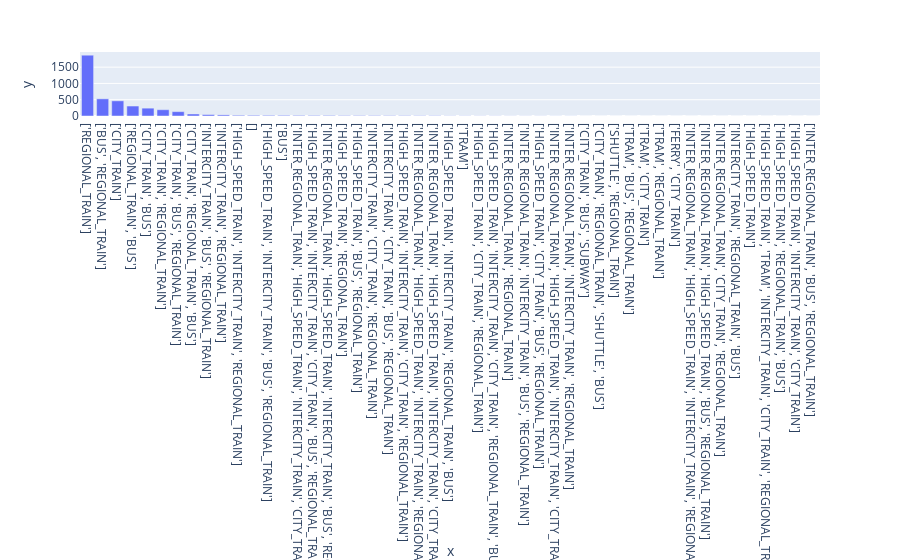

Here is the notebook cell this chart was saved with:
### Code cell
df_group = df.groupby('availableTransports').count().sort_values(by='id', ascending=False)
px.bar(x = df_group.index, y = df_group['id'])

### Figure 1 — Plotly figure (JSON) as saved in the notebook; plotly's stock layout.template omitted (floating-point values rounded to 4 significant figures)
{"data": [{"alignmentgroup": "True", "hovertemplate": "x=%{x}<br>y=%{y}<extra></extra>", "legendgroup": "", "marker": {"color": "#636efa", "pattern": {"shape": ""}}, "name": "", "offsetgroup": "", "orientation": "v", "showlegend": false, "textposition": "auto", "type": "bar", "x": ["['REGIONAL_TRAIN']", "['BUS', 'REGIONAL_TRAIN']", "['CITY_TRAIN']", "['REGIONAL_TRAIN', 'BUS']", "['CITY_TRAIN', 'BUS']", "['CITY_TRAIN', 'REGIONAL_TRAIN']", "['CITY_TRAIN', 'BUS', 'REGIONAL_TRAIN']", "['CITY_TRAIN', 'REGIONAL_TRAIN', 'BUS']", "['INTERCITY_TRAIN', 'BUS', 'REGIONAL_TRAIN']", "['INTERCITY_TRAIN', 'REGIONAL_TRAIN']", "['HIGH_SPEED_TRAIN', 'INTERCITY_TRAIN', 'REGIONAL_TRAIN']", "[]", "['HIGH_SPEED_TRAIN', 'INTERCITY_TRAIN', 'BUS', 'REGIONAL_TRAIN']", "['BUS']", "['INTER_REGIONAL_TRAIN', 'HIGH_SPEED_TRAIN', 'INTERCITY_TRAIN', 'CITY_TRAIN', 'BUS', 'REGIONAL_TRAIN']", "['HIGH_SPEED_TRAIN', 'INTERCITY_TRAIN', 'CITY_TRAIN', 'BUS', 'REGIONAL_TRAIN']", "['INTER_REGIONAL_TRAIN', 'HIGH_SPEED_TRAIN', 'INTERCITY_TRAIN', 'BUS', 'REGIONAL_TRAIN']", "['HIGH_SPEED_TRAIN', 'REGIONAL_TRAIN']", "['HIGH_SPEED_TRAIN', 'BUS', 'REGIONAL_TRAIN']", "['INTERCITY_TRAIN', 'CITY_TRAIN', 'REGIONAL_TRAIN']", "['INTERCITY_TRAIN', 'CITY_TRAIN', 'BUS', 'REGIONAL_TRAIN']", "['HIGH_SPEED_TRAIN', 'INTERCITY_TRAIN', 'CITY_TRAIN', 'REGIONAL_TRAIN']", "['INTER_REGIONAL_TRAIN', 'HIGH_SPEED_TRAIN', 'INTERCITY_TRAIN', 'REGIONAL_TRAIN']", "['INTER_REGIONAL_TRAIN', 'HIGH_SPEED_TRAIN', 'INTERCITY_TRAIN', 'CITY_TRAIN', 'REGIONAL_TRAIN']", "['HIGH_SPEED_TRAIN', 'INTERCITY_TRAIN', 'REGIONAL_TRAIN', 'BUS']", "['TRAM']", "['HIGH_SPEED_TRAIN', 'CITY_TRAIN', 'REGIONAL_TRAIN']", "['HIGH_SPEED_TRAIN', 'INTERCITY_TRAIN', 'CITY_TRAIN', 'REGIONAL_TRAIN', 'BUS']", "['INTER_REGIONAL_TRAIN', 'REGIONAL_TRAIN']", "['INTER_REGIONAL_TRAIN', 'INTERCITY_TRAIN', 'BUS', 'REGIONAL_TRAIN']", "['HIGH_SPEED_TRAIN', 'CITY_TRAIN', 'BUS', 'REGIONAL_TRAIN']", "['INTER_REGIONAL_TRAIN', 'HIGH_SPEED_TRAIN', 'INTERCITY_TRAIN', 'CITY_TRAIN', 'REGIONAL_TRAIN', 'BUS']", "['INTER_REGIONAL_TRAIN', 'INTERCITY_TRAIN', 'REGIONAL_TRAIN']", "['CITY_TRAIN', 'BUS', 'SUBWAY']", "['CITY_TRAIN', 'REGIONAL_TRAIN', 'SHUTTLE', 'BUS']", "['SHUTTLE', 'REGIONAL_TRAIN']", "['TRAM', 'BUS', 'REGIONAL_TRAIN']", "['TRAM', 'CITY_TRAIN']", "['TRAM', 'REGIONAL_TRAIN']", "['FERRY', 'CITY_TRAIN']", "['INTER_REGIONAL_TRAIN', 'HIGH_SPEED_TRAIN', 'INTERCITY_TRAIN', 'REGIONAL_TRAIN', 'BUS']", "['INTER_REGIONAL_TRAIN', 'HIGH_SPEED_TRAIN', 'BUS', 'REGIONAL_TRAIN']", "['INTER_REGIONAL_TRAIN', 'CITY_TRAIN', 'REGIONAL_TRAIN']", "['INTERCITY_TRAIN', 'REGIONAL_TRAIN', 'BUS']", "['HIGH_SPEED_TRAIN']", "['HIGH_SPEED_TRAIN', 'TRAM', 'INTERCITY_TRAIN', 'CITY_TRAIN', 'REGIONAL_TRAIN']", "['HIGH_SPEED_TRAIN', 'REGIONAL_TRAIN', 'BUS']", "['HIGH_SPEED_TRAIN', 'INTERCITY_TRAIN', 'CITY_TRAIN']", "['INTER_REGIONAL_TRAIN', 'BUS', 'REGIONAL_TRAIN']"], "xaxis": "x", "y": [1867, 527, 466, 306, 241, 193, 134, 62, 43, 34, 22, 21, 20, 20, 18, 17, 17, 13, 13, 13, 11, 11, 9, 9, 5, 5, 4, 4, 3, 3, 3, 2, 2, 1, 1, 1, 1, 1, 1, 1, 1, 1, 1, 1, 1, 1, 1, 1, 1], "yaxis": "y"}], "layout": {"barmode": "relative", "legend": {"tracegroupgap": 0}, "margin": {"t": 60}, "xaxis": {"anchor": "y", "domain": [0, 1], "title": {"text": "x"}}, "yaxis": {"anchor": "x", "domain": [0, 1], "title": {"text": "y"}}}}
